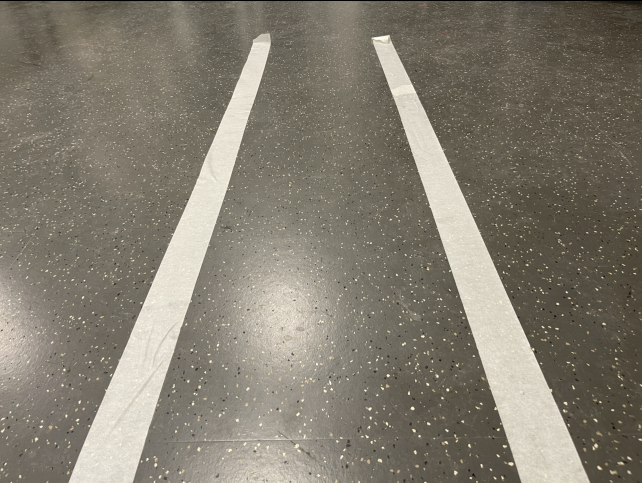
#> input picture Photos/road1.jpg, 1284 x 965 px (shown at 1/2 size)
$ python -i linedetection.py   (imports and definitions only)
#> lines starting #> are read from the running program, lines starting #| are printed output that depends on the picture; after the words box and inside, x2 and y2 are one past the last pixel; in counts of white or black regions, pixels touching at a corner belong together
#> in find_road, road is the input picture: shape (965, 1284, 3); mean B, G, R 111.6, 124.6, 130.3
import cv2 as cv
import cv2
import numpy as np
#import matplotlib.pyplot as plt

## takes canny edges of the road
def take_canny(road):
    # gray image of the road
    gray_road = cv.cvtColor(road, cv.COLOR_BGR2GRAY)
    # Gaussian blur for the noise
    blur_road = cv.GaussianBlur(gray_road, (5,5), cv.COLOR_RGB2GRAY)
    # Canny Edges of the road
    canny_road = cv.Canny(blur_road, 100, 200)
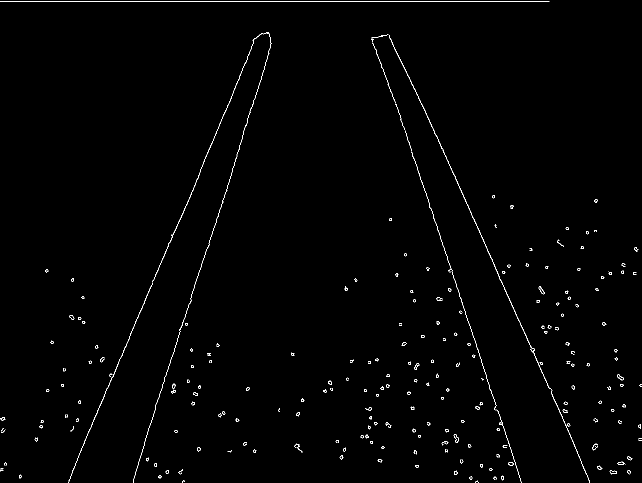
#> canny_road: shape (965, 1284) (shown at 1/2 size); 0.78% white in thin lines or dots

    return canny_road


## makes coordinates
def coordinates(road, line_parameters):
    # defines slope & intercept as line_parameters
    slope, intercept = line_parameters
    # y1 is all numpy vectors with 0 x
    y1 = road.shape[0]
    # y2
    y2 = int(y1 * (3/5))
    # x1
    x1 = int((y1 - intercept) / slope)
    # x2
    x2 = int((y2 - intercept) / slope)
    # stores x1, y1, x2, y2 in an array
    return np.array([x1, y1, x2, y2])


## display lines
def display_lines(road, lines):
    line_road = np.zeros_like(road)
    # if the approximated line isn't None, for each x1, y1, x2, y2 of lines, draw line
    sum = 0
    if lines is not None:
        for line in lines:
            # draws a line cv.line(img, first point, second point, color, thickness)
            x1, y1, x2, y2 = line.reshape(4)
            cv.line(line_road, (x1, y1), (x2, y2), (248, 210, 21), 3)
            sum += (x1 + x2)/2
    adjust = (sum/len(lines) - 600)/600
    #average is the middle of all the lines - used for finding direction

    return [line_road, adjust]


## specifies the Region of Interest in the road
def ROI(road):
    height = road.shape[0]
#> height = 965
    # matlab coordinates of road image MUST BE AN INTEGER
    start_x = 200
    end_x = 1100
    midpoint_x = int((start_x + end_x) / 2)
    depth = -170
    # creates the triangle
    polygons = np.array([
    [(start_x, height), (end_x, height), (midpoint_x, depth)]
    ])
#> polygons = [[200, 965], [1100, 965], [650, -170]]
    mask = np.zeros_like(road)
    cv.fillPoly(mask, polygons, 255)
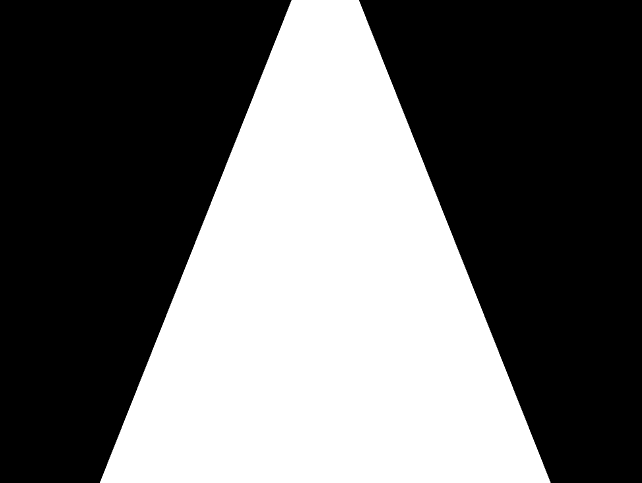
#> mask: shape (965, 1284) (shown at 1/2 size); 40.3% white; 1 white region, box (x1, y1, x2, y2) and area: (200, 0, 1101, 965) 499870
    # takes AND of the bits of road and mask image
    masked_road = cv.bitwise_and(road, mask)
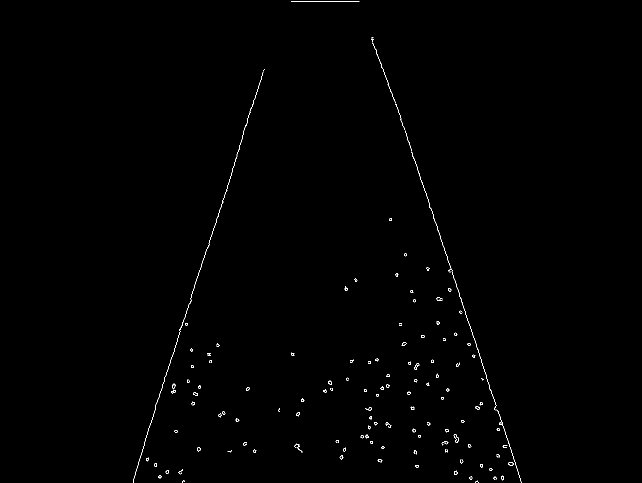
#> masked_road: shape (965, 1284) (shown at 1/2 size); 0.35% white in thin lines or dots, all inside (x1, y1, x2, y2) = (266, 2, 1043, 965)

    return masked_road


def find_road(image):
    # Road image
    road = cv.imread(image)
    # Returns an array copy of the road
    road_np = np.copy(road)
    # calls take_canny to get canny_road
    canny = take_canny(road)
    # calls ROI to get the cropped_road image
    cropped_road = ROI(canny)
    # Hough Space for slope prediction
    lines = cv.HoughLinesP(cropped_road, rho = 2, theta = np.pi/180, threshold=120, minLineLength = 150, maxLineGap = 80)
#> lines = [[289, 883, 478, 299], [873, 449, 1004, 850], [744, 74, 904, 540], [471, 316, 528, 139], [993, 811, 1042, 963], [717, 2, 803, 239], [825, 312, 904, 541]]
    # displays approximated lines
    line_road, adjust = display_lines(road_np, lines)
#> the loop in display_lines, `for line in lines:` made 7 passes
#> (x1, y1, x2, y2, sum) on passes 1 to 7: (289, 883, 478, 299, 383.5), (873, 449, 1004, 850, 1322), (744, 74, 904, 540, 2146), (471, 316, 528, 139, 2645.5), (993, 811, 1042, 963, 3663), (717, 2, 803, 239, 4423), (825, 312, 904, 541, 5287.5)
#> after the loop in display_lines, `for line in lines:`:
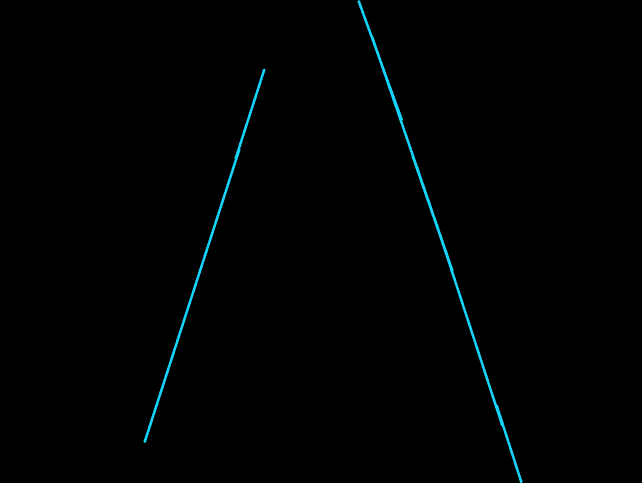
#> line_road: shape (965, 1284, 3) (shown at 1/2 size); mean of channels 0, 1, 2 2, 1.7, 0.2; drawn as B, G, R
#> after the loop in display_lines, `for line in lines:`: sum = 5287.5
#> in display_lines, `adjust = (sum/len(lines) - 600)/600`: adjust = 0.259
#> adjust = 0.259
    # combination of road and the line prediction image
    # cv.addWeighted(1st img, transparency of the 1st img, 2nd img)
    return [cv.addWeighted(road_np, 0.4, line_road, 1, 1), adjust]


# [6 lines of commented-out code are left out]

>>> result = find_road('Photos/road1.jpg')
#> result = 2 items
